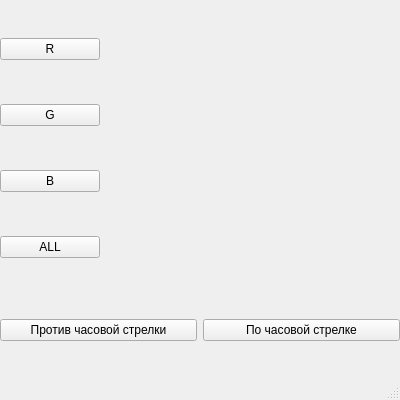
<?xml version="1.0" encoding="UTF-8"?>
<ui version="4.0">
 <class>MainWindow</class>
 <widget class="QMainWindow" name="MainWindow">
  <property name="geometry">
   <rect>
    <x>0</x>
    <y>0</y>
    <width>400</width>
    <height>400</height>
   </rect>
  </property>
  <property name="windowTitle">
   <string>MainWindow</string>
  </property>
  <widget class="QWidget" name="centralwidget">
   <widget class="QWidget" name="verticalLayoutWidget">
    <property name="geometry">
     <rect>
      <x>0</x>
      <y>0</y>
      <width>100</width>
      <height>300</height>
     </rect>
    </property>
    <layout class="QVBoxLayout" name="verticalLayout">
     <item>
      <widget class="QPushButton" name="pushButton_1">
       <property name="text">
        <string>R</string>
       </property>
       <attribute name="buttonGroup">
        <string notr="true">buttonGroup_1</string>
       </attribute>
      </widget>
     </item>
     <item>
      <widget class="QPushButton" name="pushButton_2">
       <property name="text">
        <string>G</string>
       </property>
       <attribute name="buttonGroup">
        <string notr="true">buttonGroup_1</string>
       </attribute>
      </widget>
     </item>
     <item>
      <widget class="QPushButton" name="pushButton_3">
       <property name="text">
        <string>B</string>
       </property>
       <attribute name="buttonGroup">
        <string notr="true">buttonGroup_1</string>
       </attribute>
      </widget>
     </item>
     <item>
      <widget class="QPushButton" name="pushButton_4">
       <property name="text">
        <string>ALL</string>
       </property>
       <attribute name="buttonGroup">
        <string notr="true">buttonGroup_1</string>
       </attribute>
      </widget>
     </item>
    </layout>
   </widget>
   <widget class="QLabel" name="label">
    <property name="geometry">
     <rect>
      <x>100</x>
      <y>0</y>
      <width>300</width>
      <height>300</height>
     </rect>
    </property>
    <property name="text">
     <string/>
    </property>
    <property name="pixmap">
     <pixmap>1625891577_7-krasivosti-pro-p-kvadratnii-kot-koti-krasivo-foto-8.jpeg</pixmap>
    </property>
    <property name="scaledContents">
     <bool>true</bool>
    </property>
   </widget>
   <widget class="QWidget" name="horizontalLayoutWidget">
    <property name="geometry">
     <rect>
      <x>0</x>
      <y>300</y>
      <width>400</width>
      <height>60</height>
     </rect>
    </property>
    <layout class="QHBoxLayout" name="horizontalLayout">
     <item>
      <widget class="QPushButton" name="pushButton_5">
       <property name="text">
        <string>Против часовой стрелки</string>
       </property>
       <attribute name="buttonGroup">
        <string notr="true">buttonGroup_2</string>
       </attribute>
      </widget>
     </item>
     <item>
      <widget class="QPushButton" name="pushButton_6">
       <property name="text">
        <string>По часовой стрелке</string>
       </property>
       <attribute name="buttonGroup">
        <string notr="true">buttonGroup_2</string>
       </attribute>
      </widget>
     </item>
    </layout>
   </widget>
  </widget>
  <widget class="QStatusBar" name="statusbar"/>
  <widget class="QMenuBar" name="menubar">
   <property name="geometry">
    <rect>
     <x>0</x>
     <y>0</y>
     <width>400</width>
     <height>24</height>
    </rect>
   </property>
  </widget>
 </widget>
 <resources/>
 <connections/>
 <buttongroups>
  <buttongroup name="buttonGroup_1"/>
  <buttongroup name="buttonGroup_2"/>
 </buttongroups>
</ui>
